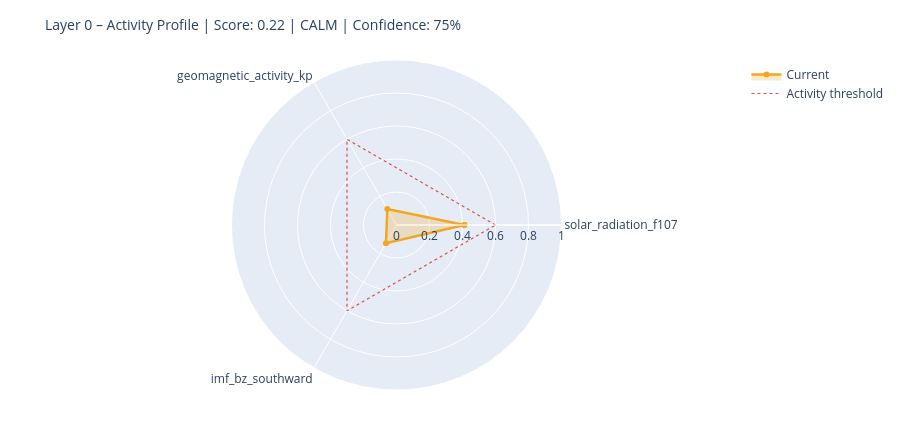

Notebook cell for this chart:
### Markdown cell above
---
## 6. State Assessment & Handoff to Layer 1

### Code cell
# ============================================================
# STEP 1 – Collect raw values with source modes
# Mode: 'primary' | 'fallback_3h' | 'last_valid' | 'missing'
# ============================================================

def safe_last(df, col):
    if df is None or col not in df.columns: return None
    s = df[col].dropna()
    return float(s.iloc[-1]) if not s.empty else None

f107_now = safe_last(df_f107, 'f10.7')
bz_now   = safe_last(df_mag,  'bz_gsm')
kp_now   = safe_last(df_kp,   'kp')
sw_now   = safe_last(df_sw,   'speed')

source_modes = {
    'F10.7':    'primary'  if f107_now is not None else 'missing',
    'Kp':       'primary'  if kp_now   is not None else 'missing',
    'IMF_Bz':   'primary'  if bz_now   is not None else 'missing',
    'SW_speed': 'primary'  if sw_now   is not None else 'missing',
}

# Kp Fallback – 3h endpoint
if kp_now is None:
    try:
        r = requests.get(
            'https://services.swpc.noaa.gov/json/noaa-planetary-k-index.json',
            timeout=10)
        r.raise_for_status()
        fb = pd.DataFrame(r.json())
        tc = next((c for c in fb.columns if 'time' in c.lower()), fb.columns[0])
        kc = next((c for c in fb.columns if 'kp' in c.lower() and c != tc), None)
        if kc:
            fb[kc] = fb[kc].astype(str).str.extract(r'([0-9]+(?:\.[0-9]*)?)')[0]
            fb[kc] = pd.to_numeric(fb[kc], errors='coerce')
            fb = fb[fb[kc] >= 0].dropna(subset=[kc])
            if not fb.empty:
                kp_now = float(fb[kc].iloc[-1])
                source_modes['Kp'] = 'fallback_3h'
                print(f'  Kp fallback (3h): {kp_now:.1f}')
    except Exception as e:
        print(f'  Kp fallback failed: {e}')

# Solar Wind Fallback – last valid value
if sw_now is None and df_sw is not None and 'speed' in df_sw.columns:
    s = df_sw['speed'].dropna()
    if not s.empty:
        sw_now = float(s.iloc[-1])
        source_modes['SW_speed'] = 'last_valid'
        print(f'  SW fallback (last_valid): {sw_now:.0f} km/s')

print()
print('Source modes:', source_modes)

# ============================================================
# STEP 2 – Score from available components only
# ============================================================

def norm(v, lo, hi):
    if v is None: return None
    return max(0.0, min(1.0, (v - lo) / (hi - lo)))

COMPONENTS = {
    'solar_radiation_f107':    (f107_now, norm(f107_now, 60, 250)),
    'geomagnetic_activity_kp': (kp_now,   norm(kp_now,   0,   9)),
    'imf_bz_southward':        (bz_now,   norm(-(bz_now or 0) if bz_now else None, -5, 30)
                                           if bz_now is not None else None),
    'solar_wind_speed':        (sw_now,   norm(sw_now, 300, 800)),
}

available   = {k: v[1] for k, v in COMPONENTS.items() if v[1] is not None}
unavailable = [k for k, v in COMPONENTS.items() if v[1] is None]

layer0_score = round(sum(available.values()) / len(available), 4) if available else None
confidence   = round(len(available) / len(COMPONENTS), 2)

level = ('unknown'  if layer0_score is None
         else 'calm'     if layer0_score < 0.3
         else 'moderate' if layer0_score < 0.6
         else 'active')

# ============================================================
# STEP 3 – Dominant Driver
# ============================================================

def dominant_driver(kp, f107, bz, sw):
    candidates = []
    if kp   is not None and kp   >= 4:   candidates.append(('geomagnetic',    kp / 9))
    if sw   is not None and sw   >= 500:  candidates.append(('solar_wind',     sw / 800))
    if bz   is not None and bz   <= -5:   candidates.append(('imf_southward',  abs(bz) / 30))
    if f107 is not None and f107 >= 150:  candidates.append(('solar_radiation',f107 / 250))
    return max(candidates, key=lambda x: x[1])[0] if candidates else 'none'

driver = dominant_driver(kp_now, f107_now, bz_now, sw_now)

# ============================================================
# STEP 4 – Downstream expectations
# ============================================================

def downstream_expectation(driver, score, kp, bz, f107):
    exp = {
        'magnetosphere':        'calm',
        'ionosphere':           'calm',
        'schumann_resonance':   'unchanged',
        'lithosphere_currents': 'low',
    }
    if driver == 'geomagnetic' or (kp and kp >= 5):
        exp['magnetosphere']        = 'compressed / storm'
        exp['ionosphere']           = 'elevated disturbance (TEC variability)'
        exp['schumann_resonance']   = 'elevated amplitude possible'
        exp['lithosphere_currents'] = 'elevated induction currents'
    elif driver == 'imf_southward' or (bz and bz <= -5):
        exp['magnetosphere']        = 'energy coupling active'
        exp['ionosphere']           = 'elevated electron density possible'
        exp['schumann_resonance']   = 'slight modulation possible'
    elif driver == 'solar_radiation' or (f107 and f107 >= 150):
        exp['ionosphere']           = 'elevated ionization (F-layer)'
        exp['schumann_resonance']   = 'slightly elevated background activity'
    return exp

downstream = downstream_expectation(driver, layer0_score, kp_now, bz_now, f107_now)

# ============================================================
# CONSOLE OUTPUT
# ============================================================

W = 58
print('=' * W)
print('LAYER 0 – STATE ASSESSMENT')
print('=' * W)
for name, (raw_v, score_v) in COMPONENTS.items():
    if score_v is not None:
        bar = '█' * int(score_v * 20) + '░' * (20 - int(score_v * 20))
        print(f'  {name:<35}  {bar}  {score_v:.2f}')
    else:
        print(f'  {name:<35}  {"─" * 20}  n/a')
print('-' * W)
print(f'  Score ({len(available)}/{len(COMPONENTS)} components):  {layer0_score:.3f}')
print(f'  Confidence:         {confidence:.0%}')
print(f'  Level:              {level.upper()}')
print(f'  Dominant Driver:    {driver}')

# Radar chart
cats = list(available.keys())
vals = list(available.values())
if len(cats) >= 3:
    fig = go.Figure()
    fig.add_trace(go.Scatterpolar(
        r=vals + [vals[0]], theta=cats + [cats[0]],
        fill='toself', fillcolor='rgba(242,166,35,0.25)',
        line=dict(color='#F2A623', width=2.5), name='Current'
    ))
    fig.add_trace(go.Scatterpolar(
        r=[0.6] * (len(cats) + 1), theta=cats + [cats[0]],
        line=dict(color='#E24B4A', dash='dot', width=1.2),
        mode='lines', name='Activity threshold'
    ))
    fig.update_layout(
        title=dict(text=f'Layer 0 – Activity Profile | Score: {layer0_score:.2f} | {level.upper()} | Confidence: {confidence:.0%}',
                   font=dict(size=14)),
        polar=dict(radialaxis=dict(visible=True, range=[0, 1])),
        height=430, showlegend=True,
        margin=dict(l=60, r=60, t=60, b=40)
    )
    fig.show()

### Figure 1 — Plotly figure (JSON) as saved in the notebook; plotly's stock layout.template omitted (floating-point values rounded to 4 significant figures)
{"data": [{"fill": "toself", "fillcolor": "rgba(242,166,35,0.25)", "line": {"color": "#F2A623", "width": 2.5}, "name": "Current", "r": [0.4116, 0.1111, 0.1274, 0.4116], "theta": ["solar_radiation_f107", "geomagnetic_activity_kp", "imf_bz_southward", "solar_radiation_f107"], "type": "scatterpolar"}, {"line": {"color": "#E24B4A", "dash": "dot", "width": 1.2}, "mode": "lines", "name": "Activity threshold", "r": [0.6, 0.6, 0.6, 0.6], "theta": ["solar_radiation_f107", "geomagnetic_activity_kp", "imf_bz_southward", "solar_radiation_f107"], "type": "scatterpolar"}], "layout": {"height": 430, "margin": {"b": 40, "l": 60, "r": 60, "t": 60}, "polar": {"radialaxis": {"range": [0, 1], "visible": true}}, "showlegend": true, "title": {"font": {"size": 14}, "text": "Layer 0 – Activity Profile | Score: 0.22 | CALM | Confidence: 75%"}}}
